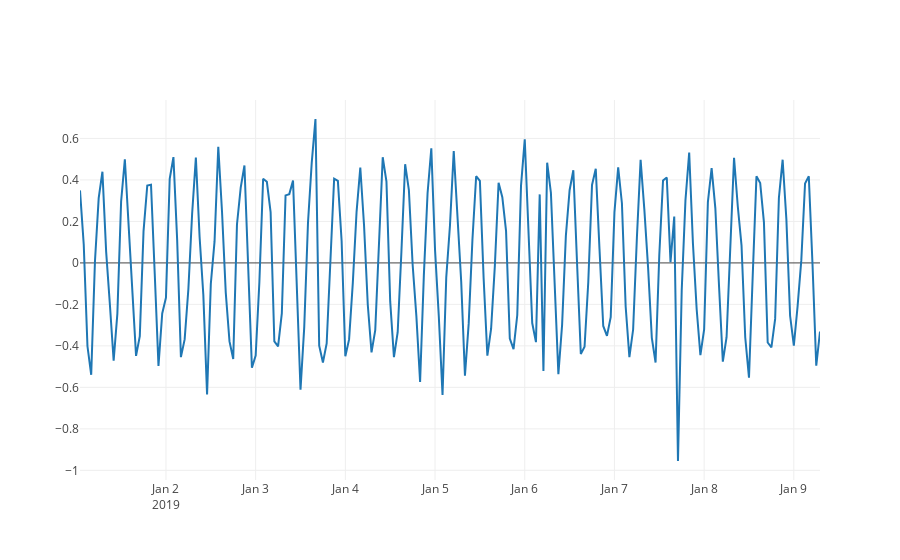

Here is the notebook cell this chart was saved with:
### Code cell
plotting.plot_ts(resid)

### Figure 1 — Plotly figure (JSON) as saved in the notebook; plotly's stock layout.template omitted (floating-point values rounded to 4 significant figures; data arrays with more than 128 entries replaced by an {"elided": "..."} marker saying what was removed)
{"data": [{"name": "time-series", "type": "scatter", "uid": "5b54bd86-d2ed-45fe-bcb6-785b24a475b2", "x": {"elided": "199 str values"}, "y": {"elided": "199 float values"}}], "layout": {}}
